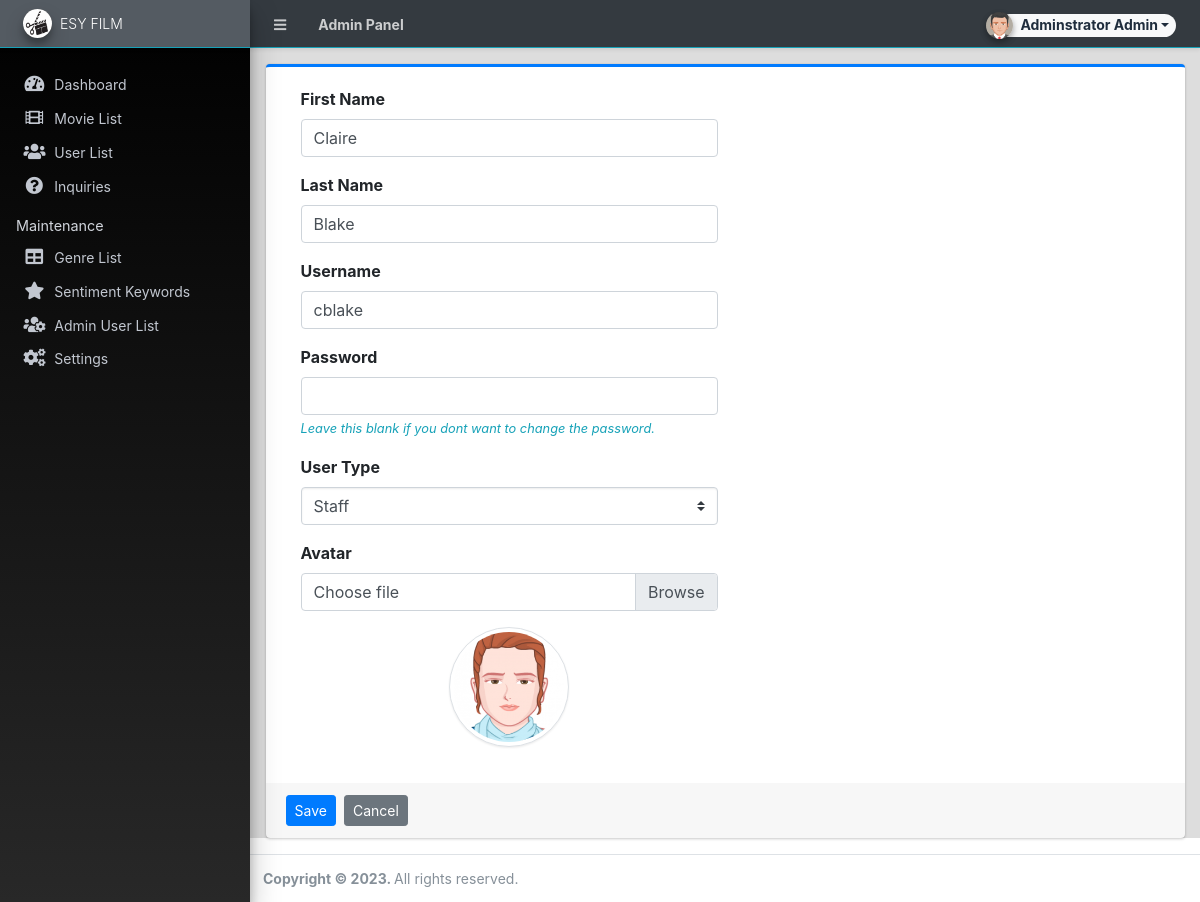
/admin/?page=user/manage_user&id=3 (signed in), run on the app's committed database.
### tables this page shows
CREATE TABLE `users` (
  `id` int(50) NOT NULL,
  `firstname` varchar(250) NOT NULL,
  `middlename` text DEFAULT NULL,
  `lastname` varchar(250) NOT NULL,
  `username` text NOT NULL,
  `password` text NOT NULL,
  `avatar` text DEFAULT NULL,
  `last_login` datetime DEFAULT NULL,
  `type` tinyint(1) NOT NULL DEFAULT 0,
  `status` int(1) NOT NULL DEFAULT 1 COMMENT '0=not verified, 1 = verified',
  `date_added` datetime NOT NULL DEFAULT current_timestamp(),
  `date_updated` datetime DEFAULT NULL ON UPDATE current_timestamp()
);

### config.php (called while the page is built, shortened)
<?php
function validate_image($file){
	if(!empty($file)){
        $ex = explode('?',$file);
        $file = $ex[0];
        $param =  isset($ex[1]) ? '?'.$ex[1]  : '';
		if(is_file(base_app.$file)){
			return base_url.$file.$param;
		}else{
			return base_url.'dist/img/no-image-available.png';
		}
	}else{
		return base_url.'dist/img/no-image-available.png';
	}
}
?>

### admin/user/manage_user.php (the view, shortened to what this page needs)
<?php
if(isset($_GET['id']) && $_GET['id'] > 0){
    $user = $conn->query("SELECT * FROM users where id ='{$_GET['id']}'");
    foreach($user->fetch_array() as $k =>$v){
        $meta[$k] = $v;
    }
}
?>
<div class="card card-outline card-primary">
	<div class="card-body">
		<div class="container-fluid">
			<form action="" id="manage-user">
				<div class="form-group col-6">
					<label for="name">First Name</label>
					<input type="text" name="firstname" id="firstname" class="form-control" value="<?php echo isset($meta['firstname']) ? $meta['firstname']: '' ?>" required>
				</div>
				<div class="form-group col-6">
					<label for="name">Last Name</label>
					<input type="text" name="lastname" id="lastname" class="form-control" value="<?php echo isset($meta['lastname']) ? $meta['lastname']: '' ?>" required>
				</div>
				<div class="form-group col-6">
					<label for="username">Username</label>
					<input type="text" name="username" id="username" class="form-control" value="<?php echo isset($meta['username']) ? $meta['username']: '' ?>" required  autocomplete="off">
				</div>
				<div class="form-group col-6">
					<label for="password">Password</label>
					<input type="password" name="password" id="password" class="form-control" value="" autocomplete="off" <?php echo isset($meta['id']) ? "": 'required' ?>>
                    <?php if(isset($_GET['id'])): ?>
					<small class="text-info"><i>Leave this blank if you dont want to change the password.</i></small>
                    <?php endif; ?>
				</div>
				<div class="form-group col-6">
					<label for="type">User Type</label>
					<select name="type" id="type" class="custom-select"  required>
						<option value="2" <?php echo isset($meta['type']) && $meta['type'] == 2 ? 'selected': '' ?>>Staff</option>
					</select>
				</div>
				<div class="form-group col-6">
					<label for="" class="control-label">Avatar</label>
					<div class="custom-file">
		              <label class="custom-file-label" for="customFile">Choose file</label>
		            </div>
				</div>
				<div class="form-group col-6 d-flex justify-content-center">
					<img src="<?php echo validate_image(isset($meta['avatar']) ? $meta['avatar'] :'') ?>" alt="" id="cimg" class="img-fluid img-thumbnail">
				</div>
			</form>
		</div>
	</div>
	<div class="card-footer">
			<div class="col-md-12">
				<div class="row">
					<button class="btn btn-sm btn-primary mr-2" form="manage-user">Save</button>
					<a class="btn btn-sm btn-secondary" href="./?page=user/list">Cancel</a>
				</div>
			</div>
		</div>
</div>

### admin/user/manage_user.php (style rules this page uses)
img#cimg { height: 15vh; width: 15vh; object-fit: cover; border-radius: 100% 100%; }

### data on the page
users: firstname "Claire", lastname "Blake", username "cblake", type "Staff", avatar (picture)

### other printed values
$_settings->userdata('firstname').' '.$_settings->userdata('lastname') "Adminstrator Admin"
